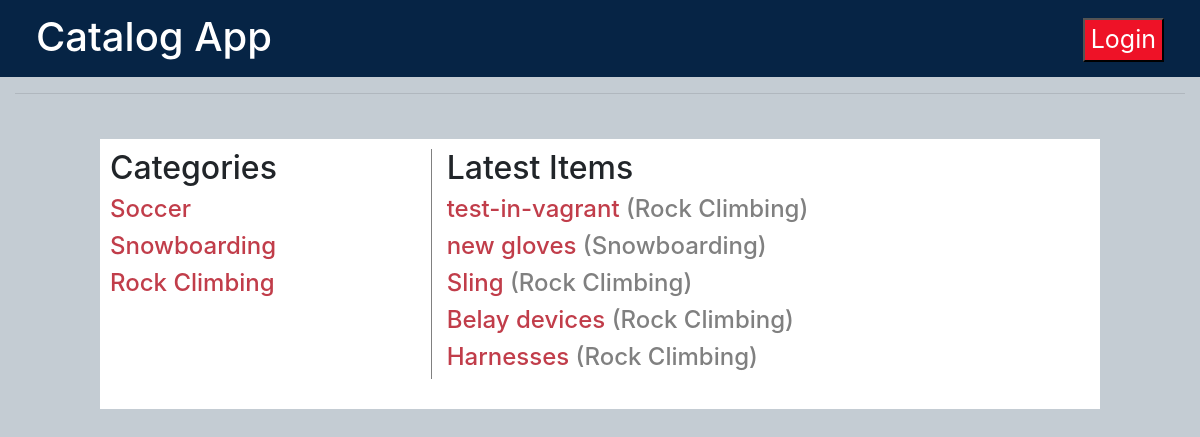
/catalog, run on the app's committed database.
### models.py (models this page shows, shortened)
class Categories(Base):
    __tablename__ = 'categories'
    id = Column(Integer, primary_key=True)
    name = Column(String(100), nullable=False)

class Items(Base):
    __tablename__ = 'items'
    id = Column(Integer, primary_key=True)
    title = Column(String(100), nullable=False)
    description = Column(String(1000))
    updated = Column(DateTime, default=datetime.datetime.utcnow)
    categories_id = Column(Integer, ForeignKey('categories.id'))
    categories = relationship(Categories)

### application.py (the view)
@app.route('/')
@app.route('/catalog')
def home():
    categories = session.query(Categories).all()
    recentItems = session.query(Items).order_by(Items.updated.desc()).limit(5).all()
    return render_template('home.html', categories=categories,
                           recentItems=recentItems, login = False if  'username' not in login_session else True)

### templates/home.html (shortened to what this page needs)
{% extends 'base.html' %}
{% block content %}
<div class="row">
  <div class="col-md-4 category-block">
    <h2>Categories</h2>
    {% for category in categories %}
      <a class="loop-text" href="{{url_for('categoryView', category = category.name)}}"><h4>{{category.name}}</h4></a>
    {% endfor %}
  </div>
  <div class="col-md-8 items-block">
    <h2>Latest Items</h2>
    {% for item in recentItems %}
    <a class="loop-text" href="{{url_for('itemView', category = item.categories.name, item = item.title)}}"><h4>{{item.title}}</a> <span class="text-warning just-grey">({{item.categories.name}})</span></h4>
    {% endfor %}
</div>
</div>
{% endblock %}

### templates/base.html (shortened to what this page needs)
<!DOCTYPE html>
<html>
    <head>
        <link rel="stylesheet" href="//stackpath.bootstrapcdn.com/bootstrap/4.3.1/css/bootstrap.min.css">
        <link rel=stylesheet type=text/css href="{{ url_for('static', filename='style.css') }}">
    </head>
    <body>
        <div class="container-fluid">
        <div class="row navbar">
        <div class="col-md-12">
        <div class="pull-left navbar-data">
            <h1 style="float:left;">Catalog App</h1>
            {% if login %}
            <button class="sign"><a class="primary text-right sign-text" href="/signout">Logout</a></button>
            {% else %}
            <button class="sign"><a class="primary text-right sign-text" href="/signin">Login</a></button>
            {% endif %}
        </div>
        </div>
        </div>
        <hr>
        <br>
        <div class="row">
        <div class="col-md-10 col-md-offset-1 content-block">
            {% block content %}{% endblock %}
        </div>
        </div>
    </body>
</html>

### static/style.css (style rules this page uses)
body { background-color:#c4ccd3; }
.navbar { background-color:#062445; }
.navbar-data { padding:5px; font-size: 25px; color: #fff }
.content-block { background-color:#fff; margin: 5px auto; padding: 10px 10px 30px; }
.category-block { border-right: grey solid 1px }
.loop-text { color: #c13d4a; }
.just-grey { color: grey!important; }
.sign-text { color: #fff!important; }
.sign { float:right; margin-top:5px; background-color: #ee1227; }

### data on the page
Categories: name "Soccer"
Categories: name "Snowboarding"
Categories: name "Rock Climbing"
Items: title "test-in-vagrant", categories.name "Rock Climbing"
Items: title "new gloves", categories.name "Snowboarding"
Items: title "Sling", categories.name "Rock Climbing"
Items: title "Belay devices", categories.name "Rock Climbing"
Items: title "Harnesses", categories.name "Rock Climbing"
